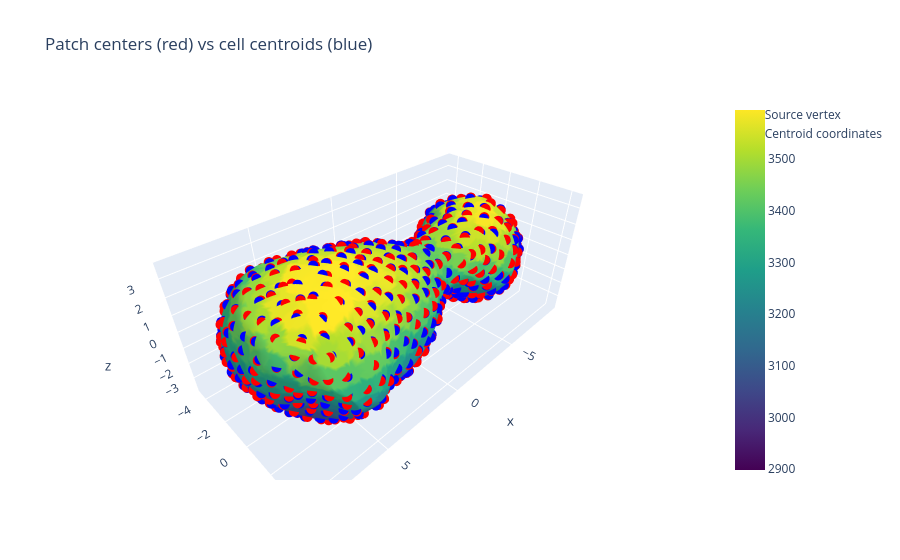

Write notebook code for a chart like this one.
### Code cell
fig = go.Figure(data=[
    go.Mesh3d(
        x=m.v[:,0], y=m.v[:,1], z=m.v[:,2],
        i=m.f[:,0], j=m.f[:,1], k=m.f[:,2],
        intensity=cell_label_field,
        colorscale='Viridis',
        showscale=True,   # adds colorbar
        name="Surface"
    ),
    go.Scatter3d(
        # x=centroid_coords[:,0], y=centroid_coords[:,1], z=centroid_coords[:,2],
        x=m.v[cell_center_vertices,0], y=m.v[cell_center_vertices,1], z=m.v[cell_center_vertices,2],
        mode='markers',
        marker=dict(size=6, color='red', symbol='circle'),
        name="Source vertex"
    ),
    go.Scatter3d(
        # x=centroid_coords[:,0], y=centroid_coords[:,1], z=centroid_coords[:,2],
        x=centroids[:,0], y=centroids[:,1], z=centroids[:,2],
        mode='markers',
        marker=dict(size=6, color='blue', symbol='circle'),
        name="Centroid coordinates"
    )
])

fig.update_layout(
    scene=dict(aspectmode='data'),
    title="Patch centers (red) vs cell centroids (blue)"
)

fig.show()

### Figure 1 — Plotly figure (JSON) as saved in the notebook; plotly's stock layout.template omitted (floating-point values rounded to 4 significant figures; data arrays with more than 128 entries replaced by an {"elided": "..."} marker saying what was removed)
{"data": [{"colorscale": [[0, "#440154"], [0.1111, "#482878"], [0.2222, "#3e4989"], [0.3333, "#31688e"], [0.4444, "#26828e"], [0.5556, "#1f9e89"], [0.6667, "#35b779"], [0.7778, "#6ece58"], [0.8889, "#b5de2b"], [1, "#fde725"]], "i": {"elided": "35998 int values"}, "intensity": {"elided": "18001 float values"}, "j": {"elided": "35998 int values"}, "k": {"elided": "35998 int values"}, "name": "Surface", "showscale": true, "type": "mesh3d", "x": {"elided": "18001 float values"}, "y": {"elided": "18001 float values"}, "z": {"elided": "18001 float values"}}, {"marker": {"color": "red", "size": 6, "symbol": "circle"}, "mode": "markers", "name": "Source vertex", "type": "scatter3d", "x": {"elided": "590 float values"}, "y": {"elided": "590 float values"}, "z": {"elided": "590 float values"}}, {"marker": {"color": "blue", "size": 6, "symbol": "circle"}, "mode": "markers", "name": "Centroid coordinates", "type": "scatter3d", "x": {"elided": "590 float values"}, "y": {"elided": "590 float values"}, "z": {"elided": "590 float values"}}], "layout": {"scene": {"aspectmode": "data"}, "title": {"text": "Patch centers (red) vs cell centroids (blue)"}}}
